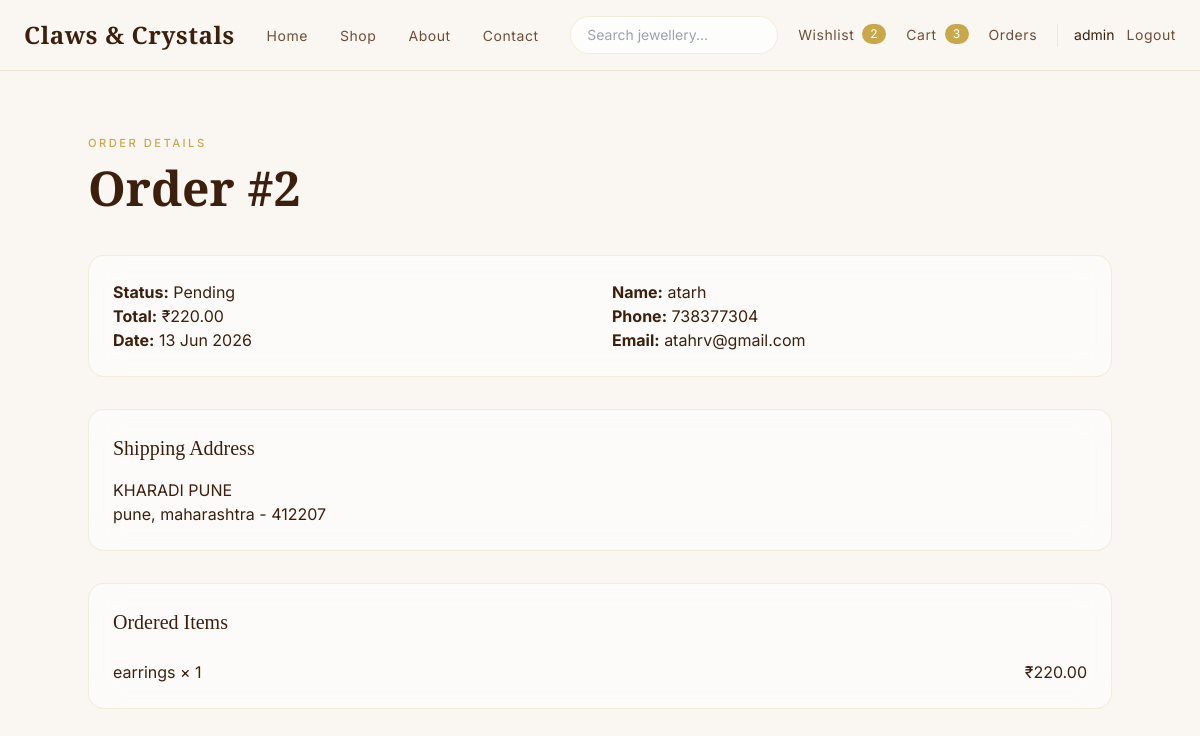
Page /orders/my-orders/2/ (signed in) on the committed database.
### orders/models.py (models this page shows, shortened)
class Order(models.Model):
    STATUS_CHOICES = (
        ("pending", "Pending"),
        ("processing", "Processing"),
        ("shipped", "Shipped"),
        ("delivered", "Delivered"),
        ("cancelled", "Cancelled"),
    )
    user = models.ForeignKey(
        settings.AUTH_USER_MODEL,
        on_delete=models.CASCADE,
        related_name="orders"
    )
    full_name = models.CharField(max_length=255)
    email = models.EmailField()
    phone = models.CharField(max_length=20)
    address = models.TextField()
    city = models.CharField(max_length=100)
    state = models.CharField(max_length=100)
    pincode = models.CharField(max_length=20)
    total_amount = models.DecimalField(
        max_digits=10,
        decimal_places=2
    )
    status = models.CharField(
        max_length=20,
        choices=STATUS_CHOICES,
        default="pending"
    )
    created_at = models.DateTimeField(
        auto_now_add=True
    )

class OrderItem(models.Model):
    order = models.ForeignKey(
        Order,
        on_delete=models.CASCADE,
        related_name="items"
    )
    product = models.ForeignKey(
        Product,
        on_delete=models.CASCADE
    )
    quantity = models.PositiveIntegerField()
    price = models.DecimalField(
        max_digits=10,
        decimal_places=2
    )

### products/models.py (models this page shows, shortened)
class Product(models.Model):
    STATUS_CHOICES = (
        ("draft", "Draft"),
        ("published", "Published"),
        ("out_of_stock", "Out of Stock"),
    )
    category = models.ForeignKey(
        Category,
        on_delete=models.CASCADE,
        related_name="products"
    )
    name = models.CharField(max_length=200)
    slug = models.SlugField(
        unique=True
    )
    sku = models.CharField(
        max_length=50,
        unique=True,
        blank=True,
        null=True
    )
    description = models.TextField()
    price = models.DecimalField(
        max_digits=10,
        decimal_places=2
    )
    discounted_price = models.DecimalField(
        max_digits=10,
        decimal_places=2,
        blank=True,
        null=True
    )
    stock = models.PositiveIntegerField(
        default=0
    )
    material = models.CharField(
        max_length=100,
        blank=True
    )
    weight = models.CharField(
        max_length=50,
        blank=True
    )
    featured = models.BooleanField(
        default=False
    )
    status = models.CharField(
        max_length=20,
        choices=STATUS_CHOICES,
        default="draft"
    )
    created_at = models.DateTimeField(
        auto_now_add=True
    )
    updated_at = models.DateTimeField(
        auto_now=True
    )
    tags = models.ManyToManyField(Tag, blank=True)
    seo_title = models.CharField(
    max_length=255,
    blank=True
    )
    seo_description = models.TextField(
        blank=True
    )

### orders/views.py (the view)
@login_required
def order_detail_view(
    request,
    order_id
):
    order = get_object_or_404(
        Order,
        id=order_id,
        user=request.user
    )
    return render(
        request,
        "orders/order_detail.html",
        {
            "order": order
        }
    )

### cart/context_processors.py (called while the page is built)
def navbar_counts(request):
    cart_count = 0
    wishlist_count = 0
    if request.user.is_authenticated:
        cart_count = (
            CartItem.objects.filter(
                user=request.user
            ).aggregate(
                total=Sum("quantity")
            )["total"]
            or 0
        )
        wishlist_count = Wishlist.objects.filter(
            user=request.user
        ).count()
    return {
        "cart_count": cart_count,
        "wishlist_count": wishlist_count,
    }

### templates/orders/order_detail.html
{% extends "base.html" %} {% block title %} Order #{{ order.id }} {% endblock %}
{% block content %}
<section class="py-16 px-6 min-h-screen">
  <div class="max-w-5xl mx-auto">
    <div class="mb-10">
      <span class="section-eyebrow"> Order Details </span>
      <h1 class="section-title">Order #{{ order.id }}</h1>
    </div>
    <div class="glass-card p-6 mb-8">
      <div class="grid md:grid-cols-2 gap-6">
        <div>
          <p>
            <strong>Status:</strong>
            {{ order.get_status_display }}
          </p>
          <p>
            <strong>Total:</strong>
            ₹{{ order.total_amount }}
          </p>
          <p>
            <strong>Date:</strong>
            {{ order.created_at|date:"d M Y" }}
          </p>
        </div>
        <div>
          <p>
            <strong>Name:</strong>
            {{ order.full_name }}
          </p>
          <p>
            <strong>Phone:</strong>
            {{ order.phone }}
          </p>
          <p>
            <strong>Email:</strong>
            {{ order.email }}
          </p>
        </div>
      </div>
    </div>
    <div class="glass-card p-6 mb-8">
      <h3 class="font-serif text-xl text-brown mb-4">Shipping Address</h3>
      <p>{{ order.address }}</p>
      <p>{{ order.city }}, {{ order.state }} - {{ order.pincode }}</p>
    </div>
    <div class="glass-card p-6">
      <h3 class="font-serif text-xl text-brown mb-6">Ordered Items</h3>
      <div class="space-y-4">
        {% for item in order.items.all %}
        <div class="flex justify-between">
          <div>{{ item.product.name }} × {{ item.quantity }}</div>
          <div>₹{{ item.price }}</div>
        </div>
        {% endfor %}
      </div>
    </div>
  </div>
</section>
{% endblock %}

### templates/partials/navbar.html (shortened to what this page needs)
<nav class="sticky top-0 z-50 border-b border-gold/20"
    style="background: rgba(250,247,242,0.85); backdrop-filter: blur(20px);">
    <div class="max-w-7xl mx-auto px-6 py-4">
        <div class="flex items-center justify-between">
            <a href="/"
                class="font-serif text-2xl font-semibold tracking-wide text-brown hover:text-gold transition-colors">
                Claws &amp; Crystals
            </a>
            <ul class="hidden lg:flex items-center gap-8">
                <li>
                    <a href="/" class="nav-link">
                        Home
                    </a>
                </li>
                <li>
                    <a href="{% url 'product_list' %}" class="nav-link">
                        Shop
                    </a>
                </li>
                <li>
                    <a href="/about/" class="nav-link">
                        About
                    </a>
                </li>
                <li>
                    <a href="/contact/" class="nav-link">
                        Contact
                    </a>
                </li>
            </ul>
            <div class="hidden lg:flex items-center gap-5">
                <form method="GET" action="{% url 'product_list' %}">
                    <input type="text" name="q" placeholder="Search jewellery..." value="{{ request.GET.q }}"
                        class="w-52 px-4 py-2 rounded-full border border-gold/20 bg-white/70 text-sm focus:outline-none focus:border-gold">
                </form>
                <a href="{% url 'wishlist' %}" class="nav-link flex items-center gap-2">
                    Wishlist
                    {% if wishlist_count %}
                    <span class="bg-gold text-white text-xs px-2 py-0.5 rounded-full">
                        {{ wishlist_count }}
                    </span>
                    {% endif %}
                </a>
                <a href="{% url 'cart' %}" class="nav-link flex items-center gap-2">
                    Cart
                    {% if cart_count %}
                    <span class="bg-gold text-white text-xs px-2 py-0.5 rounded-full">
                        {{ cart_count }}
                    </span>
                    {% endif %}
                </a>
                <a href="{% url 'my_orders' %}" class="nav-link">
                    Orders
                </a>
                {% if request.user.is_authenticated %}
                <div class="flex items-center gap-3 pl-4 border-l border-gold/20">
                    <span class="text-sm text-brown">
                        {{ request.user.username }}
                    </span>
                    <a href="{% url 'logout' %}" class="nav-link">
                        Logout
                    </a>
                </div>
                {% endif %}
            </div>
        </div>
    </div>
</nav>

### static/css/style.css (style rules this page uses)
.nav-link { font-family: 'Inter', sans-serif; font-size: 0.875rem; font-weight: 400; letter-spacing: 0.04em; color: #6F4E37; text-decoration: none; position: relative; padding-bottom: 2px; transition: color 0.25s; }
.nav-link::after { content: ''; position: absolute; bottom: 0; left: 0; width: 0; height: 1px; background: #C9A84C; transition: width 0.3s ease; }
.glass-card { background: rgba(255, 255, 255, 0.55); backdrop-filter: blur(16px); -webkit-backdrop-filter: blur(16px); border: 1px solid rgba(201, 168, 76, 0.18); border-radius: 1rem; transition: box-shadow 0.3s ease, transform 0.3s ease; }
.section-eyebrow { display: block; font-family: 'Inter', sans-serif; font-size: 0.7rem; font-weight: 500; letter-spacing: 0.22em; text-transform: uppercase; color: #C9A84C; margin-bottom: 0.5rem; }
.section-title { font-family: 'Cormorant Garamond', serif; font-size: clamp(2rem, 4vw, 3rem); font-weight: 600; color: #3D1F0D; line-height: 1.15; }

### rows in the picture
Order: id "2", status "Pending", total_amount "220.00", created_at "13 Jun 2026", full_name "atarh", phone "738377304", email "atahrv@gmail.com", address "KHARADI PUNE", city "pune", state "maharashtra", pincode "412207"
OrderItem: product.name "earrings", quantity "1", price "220.00"

### other values in the picture
{{ wishlist_count }} "2"
{{ cart_count }} "3"
{{ request.user.username }} "admin"
